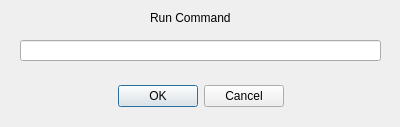
<?xml version="1.0" encoding="UTF-8"?>
<ui version="4.0">
 <class>oCommandDialog</class>
 <widget class="QDialog" name="oCommandDialog">
  <property name="geometry">
   <rect>
    <x>0</x>
    <y>0</y>
    <width>400</width>
    <height>127</height>
   </rect>
  </property>
  <property name="windowTitle">
   <string>Dialog</string>
  </property>
  <widget class="QDialogButtonBox" name="buttonBox">
   <property name="geometry">
    <rect>
     <x>30</x>
     <y>80</y>
     <width>341</width>
     <height>32</height>
    </rect>
   </property>
   <property name="layoutDirection">
    <enum>Qt::LeftToRight</enum>
   </property>
   <property name="orientation">
    <enum>Qt::Horizontal</enum>
   </property>
   <property name="standardButtons">
    <set>QDialogButtonBox::Cancel|QDialogButtonBox::Ok</set>
   </property>
   <property name="centerButtons">
    <bool>true</bool>
   </property>
  </widget>
  <widget class="QLineEdit" name="lineEdit">
   <property name="geometry">
    <rect>
     <x>20</x>
     <y>40</y>
     <width>361</width>
     <height>21</height>
    </rect>
   </property>
  </widget>
  <widget class="QLabel" name="label">
   <property name="geometry">
    <rect>
     <x>150</x>
     <y>10</y>
     <width>91</width>
     <height>16</height>
    </rect>
   </property>
   <property name="text">
    <string>Run Command</string>
   </property>
  </widget>
 </widget>
 <resources/>
 <connections>
  <connection>
   <sender>buttonBox</sender>
   <signal>accepted()</signal>
   <receiver>oCommandDialog</receiver>
   <slot>accept()</slot>
   <hints>
    <hint type="sourcelabel">
     <x>248</x>
     <y>254</y>
    </hint>
    <hint type="destinationlabel">
     <x>157</x>
     <y>274</y>
    </hint>
   </hints>
  </connection>
  <connection>
   <sender>buttonBox</sender>
   <signal>rejected()</signal>
   <receiver>oCommandDialog</receiver>
   <slot>reject()</slot>
   <hints>
    <hint type="sourcelabel">
     <x>316</x>
     <y>260</y>
    </hint>
    <hint type="destinationlabel">
     <x>286</x>
     <y>274</y>
    </hint>
   </hints>
  </connection>
 </connections>
</ui>
